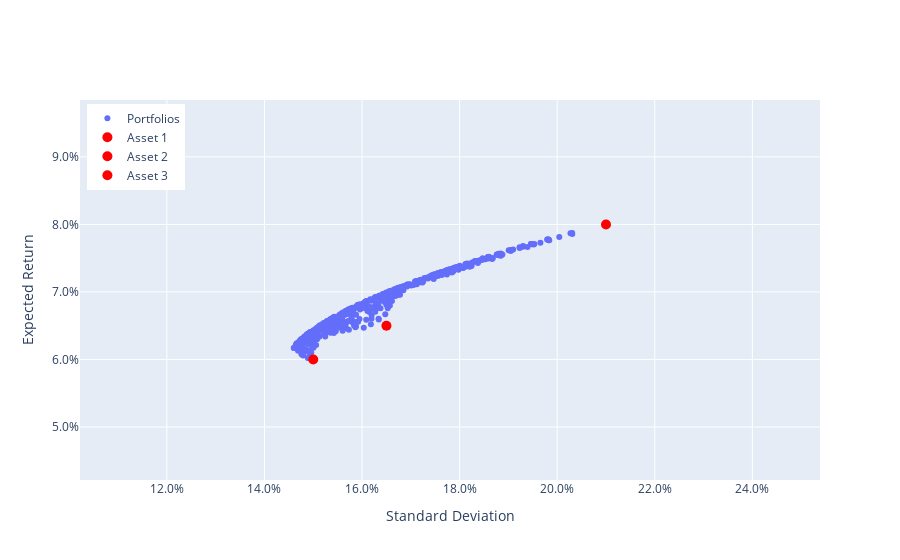

The code cell stored with this chart in its notebook:
### Code cell
fig = go.Figure()

# Plot portfolios
trace= go.Scatter(x=df.port_sd, y=df.port_expret,mode="markers", name='Portfolios')
fig.add_trace(trace)
fig.layout.yaxis["title"] = "Expected Return"
fig.layout.xaxis["title"] = "Standard Deviation"

# Plot underlying assets
trace1= go.Scatter(x=[SDS[0]], y=[MNS[0]],mode="markers", marker=dict(size=10, color="red"), name='Asset 1')
fig.add_trace(trace1)
trace2= go.Scatter(x=[SDS[1]], y=[MNS[1]],mode="markers", marker=dict(size=10, color="red"), name='Asset 2')
fig.add_trace(trace2)
trace3= go.Scatter(x=[SDS[2]], y=[MNS[2]],mode="markers", marker=dict(size=10, color="red"), name='Asset 3')
fig.add_trace(trace3)

# Formatting
fig.update_yaxes(tickformat=".1%")
fig.update_xaxes(tickformat=".1%")
fig.update_xaxes(range=[0.7 * df["port_sd"].min(), 1.25 * df["port_sd"].max()])
fig.update_yaxes(range=[0.7 * df["port_expret"].min(), 1.25 * df["port_expret"].max()])
fig.update_layout(legend=dict(yanchor="top", y=0.99, xanchor="left", x=0.01))
fig.show()

### Figure 1 — Plotly figure (JSON) as saved in the notebook; plotly's stock layout.template omitted (floating-point values rounded to 4 significant figures; data arrays with more than 128 entries replaced by an {"elided": "..."} marker saying what was removed)
{"data": [{"mode": "markers", "name": "Portfolios", "type": "scatter", "x": {"elided": "500 float values"}, "y": {"elided": "500 float values"}}, {"marker": {"color": "red", "size": 10}, "mode": "markers", "name": "Asset 1", "type": "scatter", "x": [0.15], "y": [0.06]}, {"marker": {"color": "red", "size": 10}, "mode": "markers", "name": "Asset 2", "type": "scatter", "x": [0.165], "y": [0.065]}, {"marker": {"color": "red", "size": 10}, "mode": "markers", "name": "Asset 3", "type": "scatter", "x": [0.21], "y": [0.08]}], "layout": {"legend": {"x": 0.01, "xanchor": "left", "y": 0.99, "yanchor": "top"}, "xaxis": {"range": [0.1022, 0.2539], "tickformat": ".1%", "title": {"text": "Standard Deviation"}}, "yaxis": {"range": [0.04214, 0.09843], "tickformat": ".1%", "title": {"text": "Expected Return"}}}}
